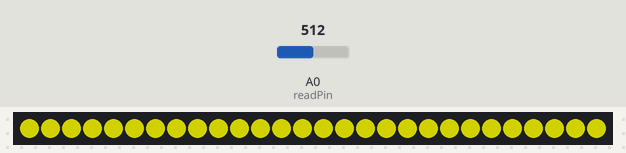
The sketch below on a simulated Arduino Uno, built with avr-gcc and run on an emulated ATmega328P. Shown: 28 RGB LEDs in strip order, left to right. The inputs (shaded band) are chosen by the test bench; at power-on: A0 (readPin) = 512. Dim RGB values are drawn brighter than linear; EEPROM starts erased.

Above: at 0.1 s.
At 6.6 s:
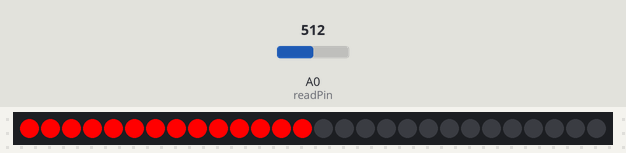
At 129.68 s:
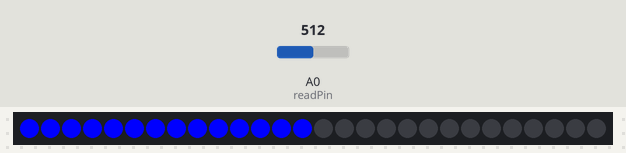

Measured:
- what the display in image 1 shows lasts 1.3 s, from 6.5 s to 7.8 s

The sketch:

Working_BlueRed.ino
```cpp
#include <Adafruit_NeoPixel.h>
#include <EEPROM.h>

unsigned long LastTime = 0;
unsigned long CurrentTime = 0;
unsigned long PastTimes[] = {0, 0, 0};
unsigned long average;

int standard = 530;
int tolerance = 12;
int readPin = A0;

#define PIN 6
#define TRUEPIXELS 28
#define NUMPIXELS 14

int Spins = 0;

Adafruit_NeoPixel pixels = Adafruit_NeoPixel(TRUEPIXELS, PIN, NEO_GRB + NEO_KHZ800);


void setup() {
  pixels.begin();

  int i = 0;
  while (i < TRUEPIXELS) {
    pixels.setPixelColor(i, pixels.Color(120,120,0));
    i++;
  }
  pixels.show();

  delay(500);
  pinMode(readPin, INPUT);
  Serial.begin(9600);

  delay(6000);

  i = 0;
  while (i < TRUEPIXELS) {
    pixels.setPixelColor(i, pixels.Color(0,0,0));
    i++;
  }
  pixels.show();

  LastTime = millis();


}

void loop() {


  while ( abs( analogRead(readPin) - standard ) <= tolerance && millis() - LastTime > 8 ) {
    delay(1);
  }

  LastTime = CurrentTime;
  CurrentTime = millis();
  PastTimes[2] = PastTimes[1];
  PastTimes[1] = PastTimes[0];
  PastTimes[0] = CurrentTime - LastTime;

  Spins++;
  if(Spins == 120){
    EEPROM.write(1, 0);
    EEPROM.write(0, average);
    EEPROM.write(2, average);
  }

  average = ( PastTimes[0] + PastTimes[1] + PastTimes[2])/3;


  //Show Red segment
  for (int i = 0; i < NUMPIXELS; i++){
    pixels.setPixelColor(i, pixels.Color( 255, 0, 0));
  }
  pixels.show();


  //Show Blue segment
  for (int i = 0; i < NUMPIXELS; i++){
    pixels.setPixelColor(i, pixels.Color( 0, 0, 255));
  }

  while( millis() < CurrentTime + 0.6*average){
    delay(1);
  }
  pixels.show();

}
```
